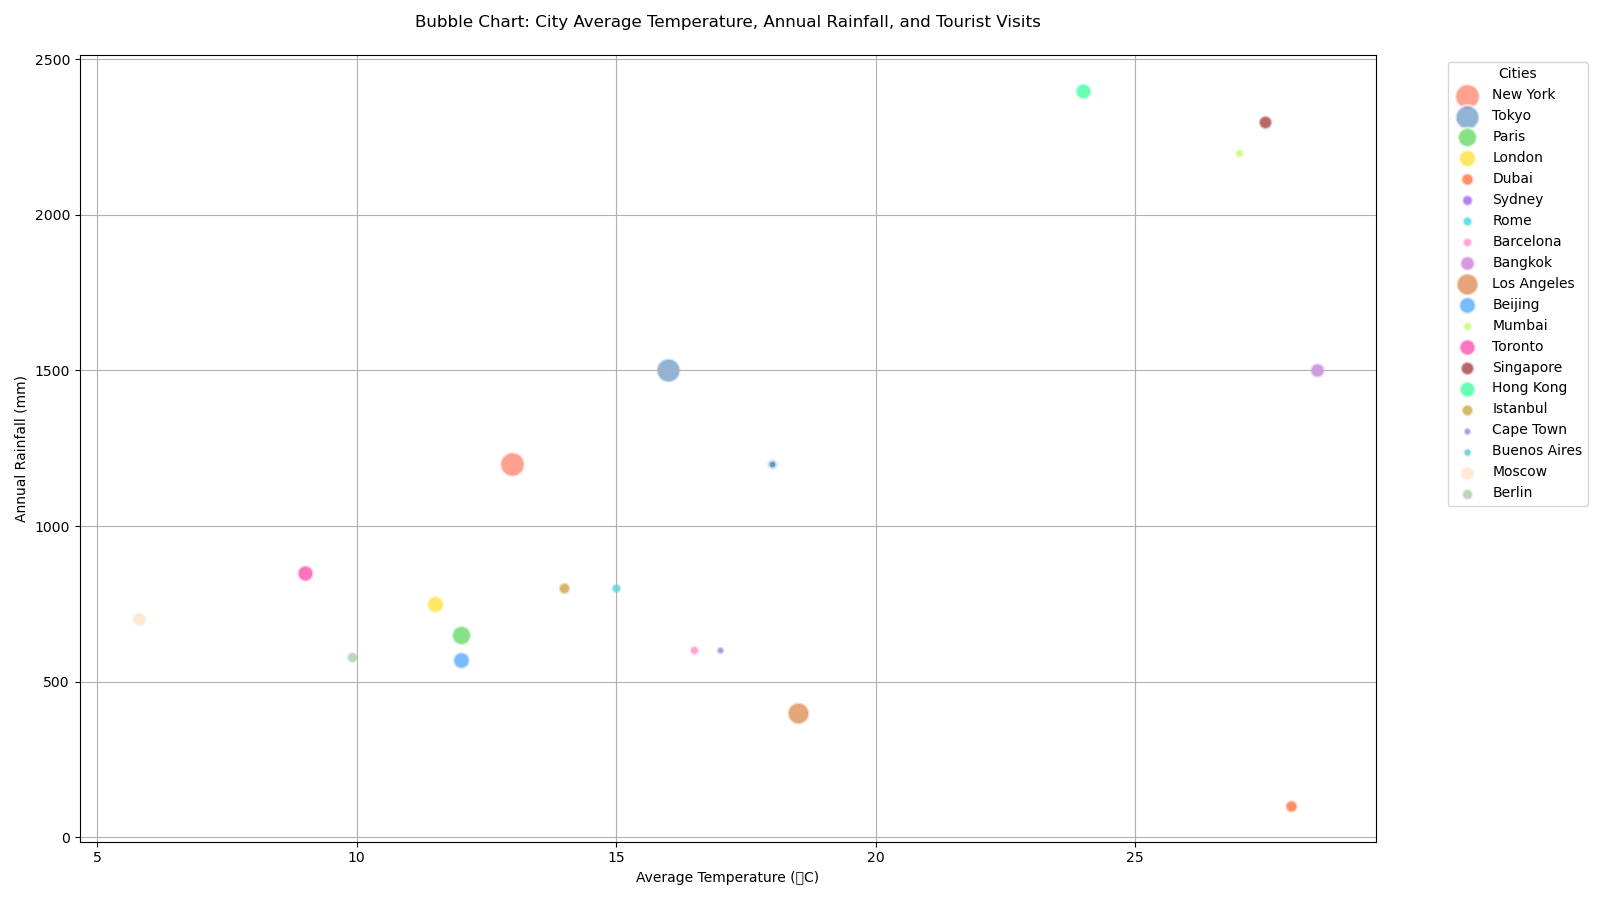

This chart was generated by the following Python code:

import matplotlib.pyplot as plt

data = {
    'City': ['New York', 'Tokyo', 'Paris', 'London', 'Dubai', 'Sydney', 'Rome', 'Barcelona', 'Bangkok', 
             'Los Angeles', 'Beijing', 'Mumbai', 'Toronto', 'Singapore', 'Hong Kong', 'Istanbul', 
             'Cape Town', 'Buenos Aires', 'Moscow', 'Berlin'],
    'Average Temperature (°C)': [13.0, 16.0, 12.0, 11.5, 28.0, 18.0, 15.0, 16.5, 28.5, 18.5, 12.0, 27.0, 9.0, 
                                 27.5, 24.0, 14.0, 17.0, 18.0, 5.8, 9.9],
    'Annual Rainfall (mm)': [1200, 1500, 650, 750, 100, 1200, 800, 600, 1500, 400, 570, 2200, 850, 2300, 2400, 
                             800, 600, 1200, 700, 580],
    'Tourist Visits (millions)': [63, 60, 38, 30, 16, 12, 10, 9, 22, 50, 29, 8, 27, 19, 26, 14, 6, 7, 21, 13]
}

fig, ax = plt.subplots(figsize=(16, 9))

for i in range(len(data['City'])):
    ax.scatter(data['Average Temperature (°C)'][i], data['Annual Rainfall (mm)'][i], 
               s=data['Tourist Visits (millions)'][i] * 5,  
               label='{}'.format(data['City'][i]),
               alpha=0.6, edgecolors='w', linewidth=2)

colors = ['#FF6347', '#4682B4', '#32CD32', '#FFD700', '#FF4500', 
          '#8A2BE2', '#00CED1', '#FF69B4', '#BA55D3', '#D2691E', 
          '#1E90FF', '#ADFF2F', '#FF1493', '#8B0000', '#00FF7F', 
          '#B8860B', '#6A5ACD', '#20B2AA', '#FFDAB9', '#8FBC8F']

for i, dot in enumerate(ax.collections):
    dot.set_facecolor(colors[i % len(colors)])

ax.set_title('Bubble Chart: City Average Temperature, Annual Rainfall, and Tourist Visits', pad=20)
ax.set_xlabel('Average Temperature (°C)')
ax.set_ylabel('Annual Rainfall (mm)')

ax.grid(True)
ax.legend(title='Cities', bbox_to_anchor=(1.05, 1), loc='upper left')

plt.tight_layout()
plt.show()
